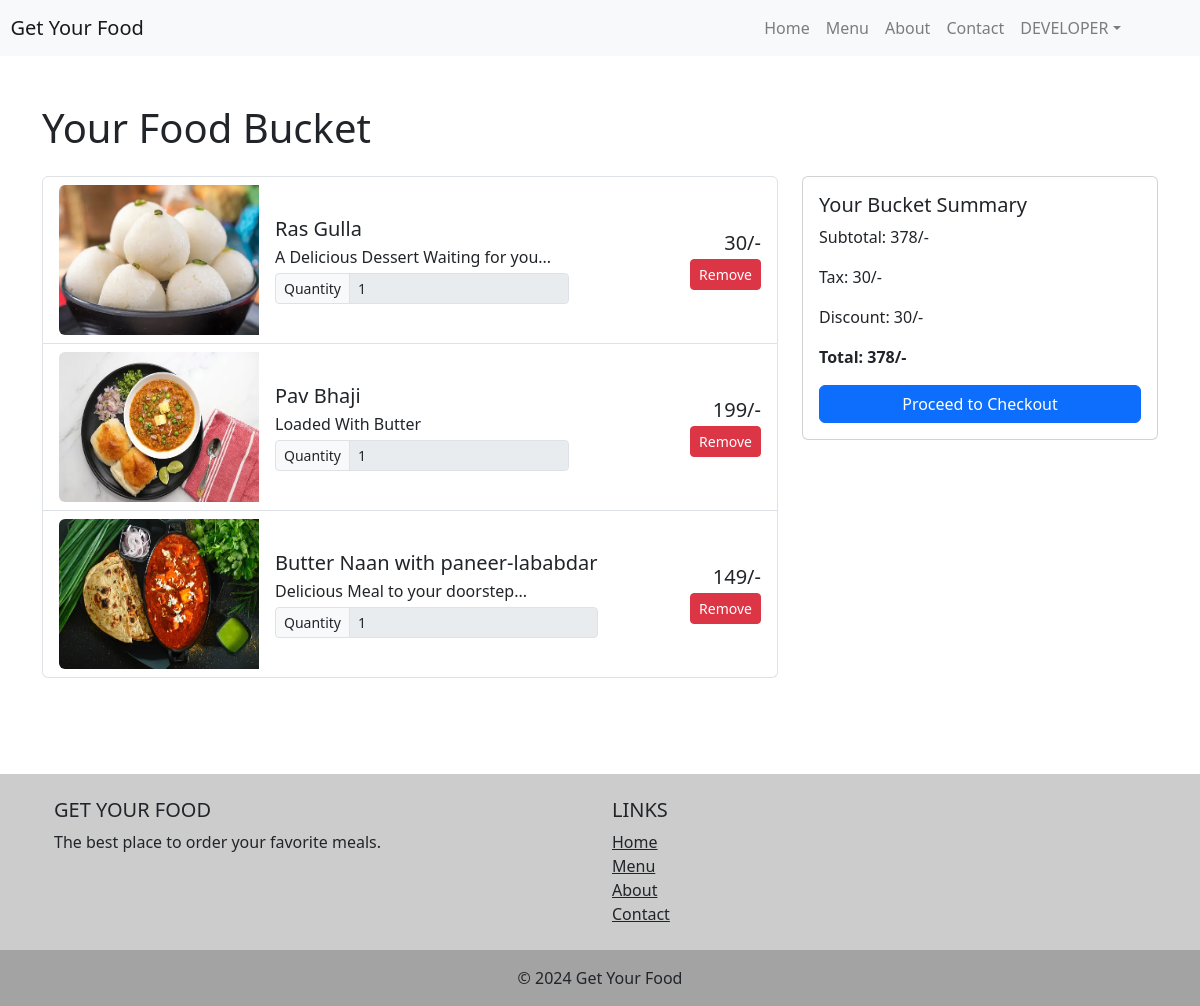
Before: /cart/ (signed in) with the older database file.
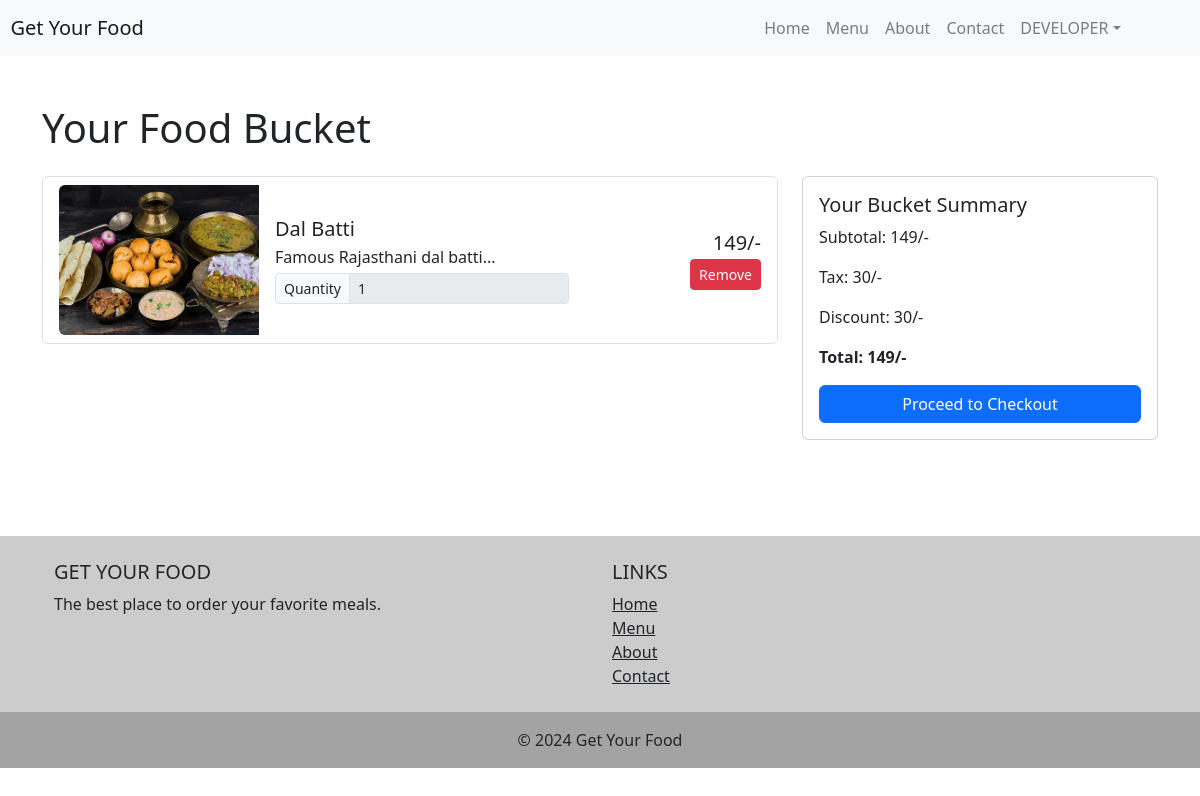
After: the same page with the newer database file.
### myapp/models.py (models this page shows, shortened)
class Cart(models.Model):
    user = models.ForeignKey(CustomUser, on_delete=models.CASCADE)
    product = models.ForeignKey(Product, on_delete=models.CASCADE)
    quantity = models.IntegerField(default=1)
    total_price = models.IntegerField(default=0)
    created_at = models.DateTimeField(auto_now_add=True)
    updated_at = models.DateTimeField(auto_now=True)
    class Meta:
        ordering = ('-created_at',)

class Product(models.Model):
    name = models.CharField(max_length=100)
    price = models.IntegerField(default=0)
    description = models.CharField(max_length=100)
    image = models.ImageField(upload_to='images/')
    category = models.ForeignKey(Category, on_delete=models.CASCADE)
    class Meta:
        ordering = ['category']

### myapp/views.py (the view, shortened to what this page needs)
# urls.py: path('cart/', views.CartView.as_view(), name='cart'),
class CartView(View):
    @method_decorator(login_required)
    def get(self, request):
        cart = Cart.objects.filter(user=request.user)
        total = cart.aggregate(total=Sum('total_price'))
        return render(request, 'cart.html', {'cart': cart, 'total_price':total})

### myapp/templates/cart.html (shortened to what this page needs)
{% extends "base.html" %}
{% block content %}
<div class="container my-5">
    <h1 class="mb-4">Your Food Bucket</h1>
    <div class="row">
        <div class="col-md-8">
            <div class="list-group">
                {% for item in  cart%}
                <div class="list-group-item d-flex justify-content-between align-items-center">
                    <div class="d-flex align-items-center">
                        <img class="img-fluid rounded-start" src="{{item.product.image.url}}" alt="..." style='width:200px;height:150px;'>
                        <div class="ms-3">
                            <h5 class="mb-1">{{item.product.name}}</h5>
                            <p class="mb-1">{{item.product.description}}</p>
                            <div class="input-group input-group-sm">
                                <span class="input-group-text">Quantity</span>
                                <input type="number" class="form-control" value="{{item.quantity}}" disabled>
                            </div>
                        </div>
                    </div>
                    <div class="text-end">
                        <h5 class="mb-1">{{item.total_price}}/-</h5>
                        <form method='post'>
                            <button class="btn btn-danger btn-sm">Remove</button>
                        </form>
                    </div>
                </div>
                {% empty %}
                    <h3>&nbsp&nbsp&nbsp&nbspNo items added to cart...</h3>
                {% endfor %}
            </div>
        </div>
        <div class="col-md-4">
            <div class="card">
                <div class="card-body">
                    <h5 class="card-title">Your Bucket Summary</h5>
                    <p class="card-text">Subtotal: {{total_price.total}}/-</p>
                    <p class="card-text">Tax: 30/-</p>
                    <p class="card-text">Discount: 30/-</p>
                    <p class="card-text"><strong>Total: {{total_price.total}}/-</strong></p>
                    <form action="{% url 'order' %}" method="post">
                        <button type="submit" class="btn btn-primary btn-block">Proceed to Checkout</button>
                    </form>
                </div>
            </div>
        </div>
    </div>
</div>
<br><br>
{% endblock content %}

Changed rows visible on the page:
removed Cart: product.image (picture), product.name "Ras Gulla", product.description "A Delicious Dessert Waiting for you...", quantity "1", total_price "30"
removed Cart: product.image (picture), product.name "Pav Bhaji", product.description "Loaded With Butter", quantity "1", total_price "199"
removed Cart: product.image (picture), product.name "Butter Naan with paneer-lababdar", product.description "Delicious Meal to your doorstep...", quantity "1", total_price "149"
added Cart: product.image (picture), product.name "Dal Batti", product.description "Famous Rajasthani dal batti...", quantity "1", total_price "149"
Other visible differences:
{{ total_price.total }}: "378" → "149"
